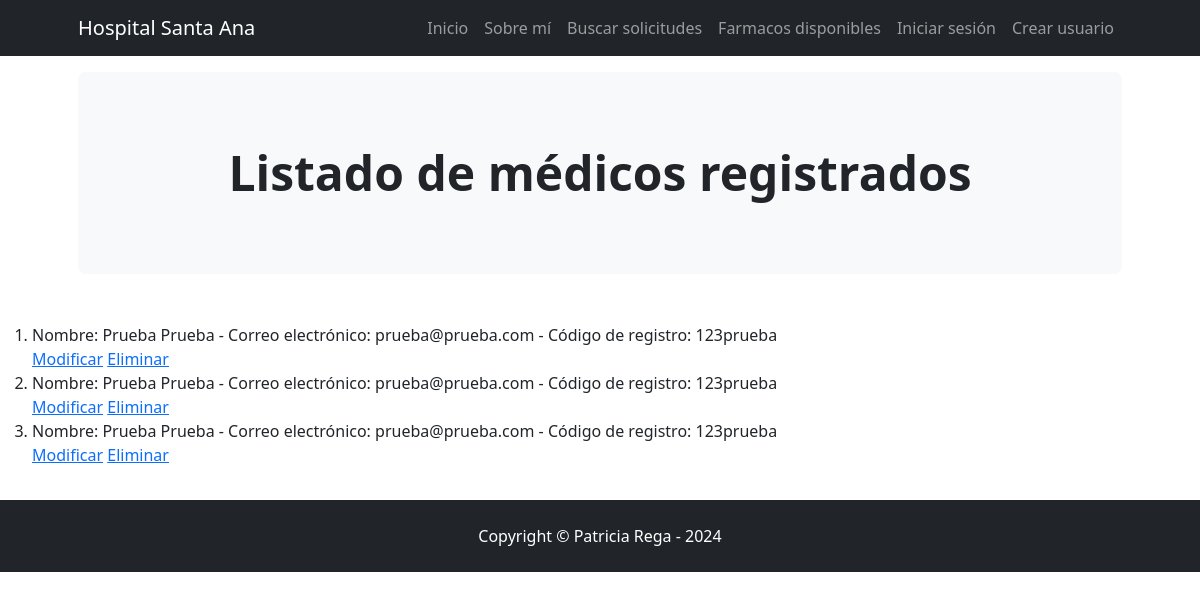
/AppCoder/ver_medicos/, run on an earlier commit of the app's database.
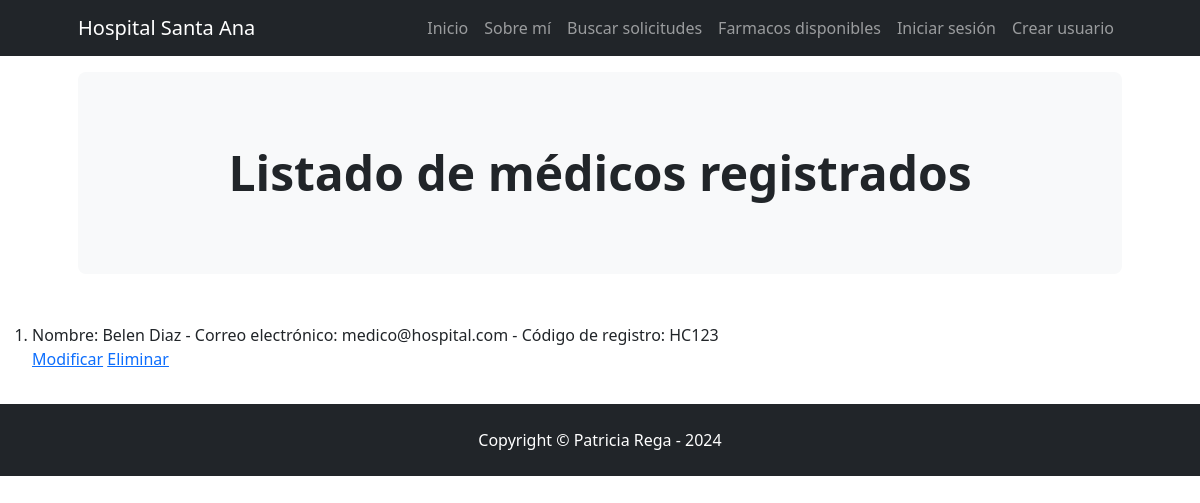
And on a later commit of the database.
### AppCoder/models.py (models this page shows, shortened)
class Medico(models.Model):
    nombre = models.CharField(max_length=30)
    apellido = models.CharField(max_length=30)
    email = models.EmailField()
    cod_medico = models.CharField(max_length=10)

### AppCoder/views.py (the view)
# urls.py: path("ver_medicos/", ver_medicos, name = 'ver medicos'),
def ver_medicos(request):
    todos_medicos = Medico.objects.all()
    return render(request, "ver_medicos.html", {"total":todos_medicos})

### AppCoder/templates/ver_medicos.html
{% extends "padre.html" %}
{% block encabezado %}
Listado de médicos registrados
{% endblock %}
{%block cuerpo%}
<ol>
    {% for valor in total %}
    <li> Nombre: {{valor.nombre}} {{valor.apellido}} - Correo electrónico: {{valor.email}} - Código de registro: {{valor.cod_medico}} </li>
    <a href="{% url 'Editar medico' valor.id %}">Modificar</a>
    <a href="{% url 'Eliminar medico' valor.id %}">Eliminar</a>
    {% endfor %}
</ol>
{% endblock %}

What changed in the data, as far as the page shows it:
removed Medico: nombre "Prueba", apellido "Prueba", email "prueba@prueba.com", cod_medico "123prueba"
removed Medico: nombre "Prueba", apellido "Prueba", email "prueba@prueba.com", cod_medico "123prueba"
removed Medico: nombre "Prueba", apellido "Prueba", email "prueba@prueba.com", cod_medico "123prueba"
added Medico: nombre "Belen", apellido "Diaz", email "medico@hospital.com", cod_medico "HC123"
